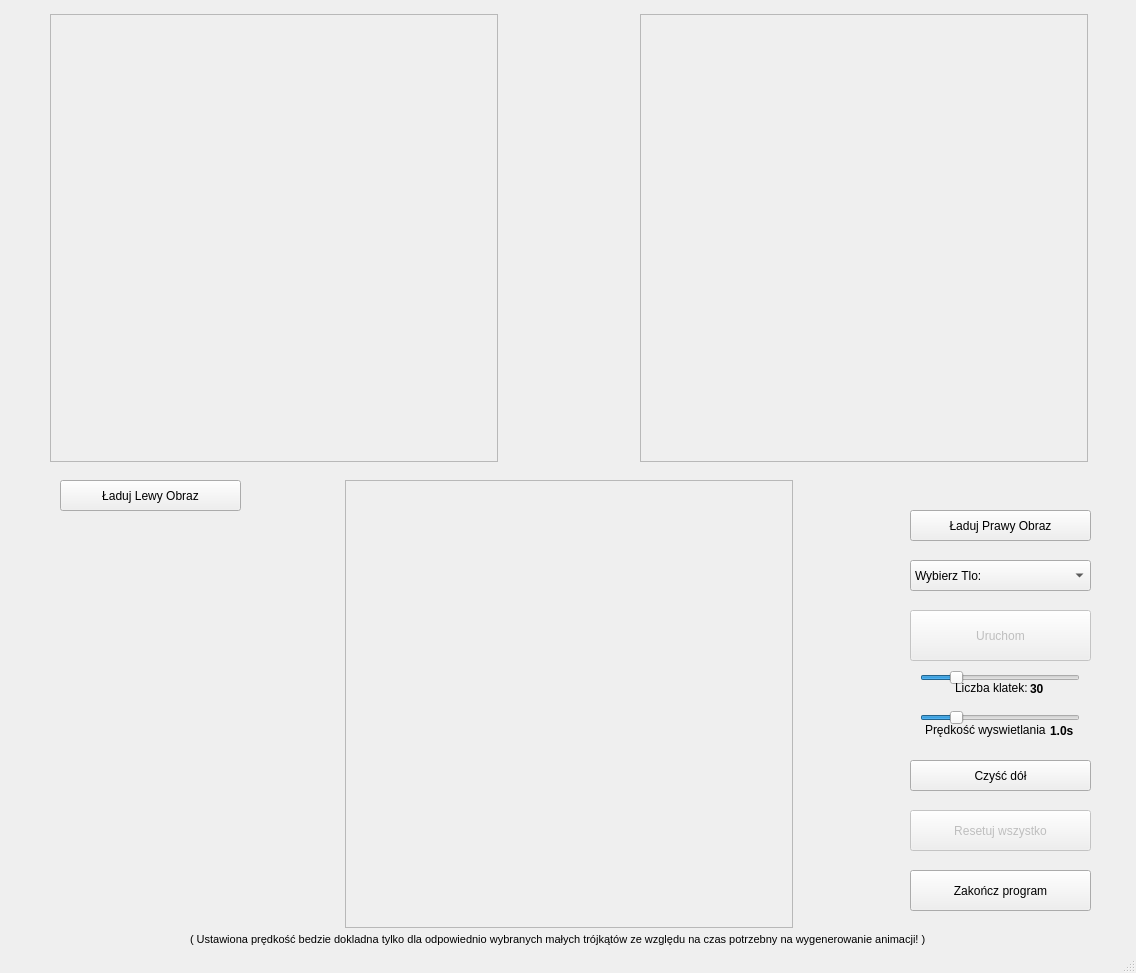
<?xml version="1.0" encoding="UTF-8"?>
<ui version="4.0">
 <class>MyWindow</class>
 <widget class="QMainWindow" name="MyWindow">
  <property name="geometry">
   <rect>
    <x>0</x>
    <y>0</y>
    <width>1136</width>
    <height>973</height>
   </rect>
  </property>
  <property name="windowTitle">
   <string>MyWindow</string>
  </property>
  <property name="toolButtonStyle">
   <enum>Qt::ToolButtonIconOnly</enum>
  </property>
  <widget class="QWidget" name="centralWidget">
   <widget class="QFrame" name="rysujFrame">
    <property name="enabled">
     <bool>true</bool>
    </property>
    <property name="geometry">
     <rect>
      <x>50</x>
      <y>14</y>
      <width>448</width>
      <height>448</height>
     </rect>
    </property>
    <property name="frameShape">
     <enum>QFrame::StyledPanel</enum>
    </property>
    <property name="frameShadow">
     <enum>QFrame::Raised</enum>
    </property>
   </widget>
   <widget class="QFrame" name="rysujFrame_2">
    <property name="enabled">
     <bool>true</bool>
    </property>
    <property name="geometry">
     <rect>
      <x>640</x>
      <y>14</y>
      <width>448</width>
      <height>448</height>
     </rect>
    </property>
    <property name="frameShape">
     <enum>QFrame::StyledPanel</enum>
    </property>
    <property name="frameShadow">
     <enum>QFrame::Raised</enum>
    </property>
   </widget>
   <widget class="QFrame" name="rysujFrame_3">
    <property name="enabled">
     <bool>true</bool>
    </property>
    <property name="geometry">
     <rect>
      <x>345</x>
      <y>480</y>
      <width>448</width>
      <height>448</height>
     </rect>
    </property>
    <property name="frameShape">
     <enum>QFrame::StyledPanel</enum>
    </property>
    <property name="frameShadow">
     <enum>QFrame::Raised</enum>
    </property>
   </widget>
   <widget class="QPushButton" name="loadButton">
    <property name="geometry">
     <rect>
      <x>60</x>
      <y>480</y>
      <width>181</width>
      <height>31</height>
     </rect>
    </property>
    <property name="text">
     <string>Ładuj Lewy Obraz</string>
    </property>
   </widget>
   <widget class="QPushButton" name="resetButton">
    <property name="enabled">
     <bool>false</bool>
    </property>
    <property name="geometry">
     <rect>
      <x>910</x>
      <y>810</y>
      <width>181</width>
      <height>41</height>
     </rect>
    </property>
    <property name="text">
     <string>Resetuj wszystko</string>
    </property>
   </widget>
   <widget class="QPushButton" name="exitButton">
    <property name="geometry">
     <rect>
      <x>910</x>
      <y>870</y>
      <width>181</width>
      <height>41</height>
     </rect>
    </property>
    <property name="text">
     <string>Zakończ program</string>
    </property>
   </widget>
   <widget class="QPushButton" name="loadButton_2">
    <property name="geometry">
     <rect>
      <x>910</x>
      <y>510</y>
      <width>181</width>
      <height>31</height>
     </rect>
    </property>
    <property name="text">
     <string>Ładuj Prawy Obraz</string>
    </property>
   </widget>
   <widget class="QSlider" name="frameSlider">
    <property name="geometry">
     <rect>
      <x>920</x>
      <y>670</y>
      <width>160</width>
      <height>16</height>
     </rect>
    </property>
    <property name="minimum">
     <number>1</number>
    </property>
    <property name="maximum">
     <number>120</number>
    </property>
    <property name="value">
     <number>25</number>
    </property>
    <property name="orientation">
     <enum>Qt::Horizontal</enum>
    </property>
   </widget>
   <widget class="QLabel" name="frameTextLabel">
    <property name="geometry">
     <rect>
      <x>955</x>
      <y>680</y>
      <width>81</width>
      <height>16</height>
     </rect>
    </property>
    <property name="text">
     <string>Liczba klatek:</string>
    </property>
   </widget>
   <widget class="QLabel" name="frameValueLabel">
    <property name="geometry">
     <rect>
      <x>1030</x>
      <y>681</y>
      <width>31</width>
      <height>16</height>
     </rect>
    </property>
    <property name="font">
     <font>
      <bold>true</bold>
     </font>
    </property>
    <property name="text">
     <string>30</string>
    </property>
   </widget>
   <widget class="QPushButton" name="runButton">
    <property name="enabled">
     <bool>false</bool>
    </property>
    <property name="geometry">
     <rect>
      <x>910</x>
      <y>610</y>
      <width>181</width>
      <height>51</height>
     </rect>
    </property>
    <property name="text">
     <string>Uruchom</string>
    </property>
   </widget>
   <widget class="QPushButton" name="resetBottomButton">
    <property name="geometry">
     <rect>
      <x>910</x>
      <y>760</y>
      <width>181</width>
      <height>31</height>
     </rect>
    </property>
    <property name="text">
     <string>Czyść dół</string>
    </property>
   </widget>
   <widget class="QComboBox" name="comboBox">
    <property name="geometry">
     <rect>
      <x>910</x>
      <y>560</y>
      <width>181</width>
      <height>31</height>
     </rect>
    </property>
    <item>
     <property name="text">
      <string>Wybierz Tlo:</string>
     </property>
    </item>
    <item>
     <property name="text">
      <string>Czarne (puste)</string>
     </property>
    </item>
    <item>
     <property name="text">
      <string>Lewy Obraz</string>
     </property>
    </item>
    <item>
     <property name="text">
      <string>Prawy Obraz</string>
     </property>
    </item>
   </widget>
   <widget class="QLabel" name="speedValueLabel">
    <property name="geometry">
     <rect>
      <x>1050</x>
      <y>723</y>
      <width>31</width>
      <height>16</height>
     </rect>
    </property>
    <property name="font">
     <font>
      <bold>true</bold>
     </font>
    </property>
    <property name="text">
     <string>1.0s</string>
    </property>
   </widget>
   <widget class="QSlider" name="speedSlider">
    <property name="geometry">
     <rect>
      <x>920</x>
      <y>710</y>
      <width>160</width>
      <height>16</height>
     </rect>
    </property>
    <property name="minimum">
     <number>50</number>
    </property>
    <property name="maximum">
     <number>300</number>
    </property>
    <property name="value">
     <number>100</number>
    </property>
    <property name="orientation">
     <enum>Qt::Horizontal</enum>
    </property>
   </widget>
   <widget class="QLabel" name="speedTextLabel">
    <property name="geometry">
     <rect>
      <x>925</x>
      <y>720</y>
      <width>121</width>
      <height>20</height>
     </rect>
    </property>
    <property name="text">
     <string>Prędkość wyswietlania:</string>
    </property>
   </widget>
   <widget class="QLabel" name="speedlabel">
    <property name="geometry">
     <rect>
      <x>190</x>
      <y>930</y>
      <width>791</width>
      <height>20</height>
     </rect>
    </property>
    <property name="font">
     <font>
      <pointsize>8</pointsize>
     </font>
    </property>
    <property name="layoutDirection">
     <enum>Qt::LeftToRight</enum>
    </property>
    <property name="text">
     <string>&lt;html&gt;&lt;head/&gt;&lt;body&gt;&lt;p&gt;( Ustawiona prędkość bedzie dokladna tylko dla odpowiednio wybranych małych trójkątów ze względu na czas potrzebny na wygenerowanie animacji! )&lt;/p&gt;&lt;/body&gt;&lt;/html&gt;</string>
    </property>
    <property name="textFormat">
     <enum>Qt::AutoText</enum>
    </property>
   </widget>
  </widget>
  <widget class="QStatusBar" name="statusBar"/>
 </widget>
 <layoutdefault spacing="6" margin="11"/>
 <resources/>
 <connections/>
</ui>
